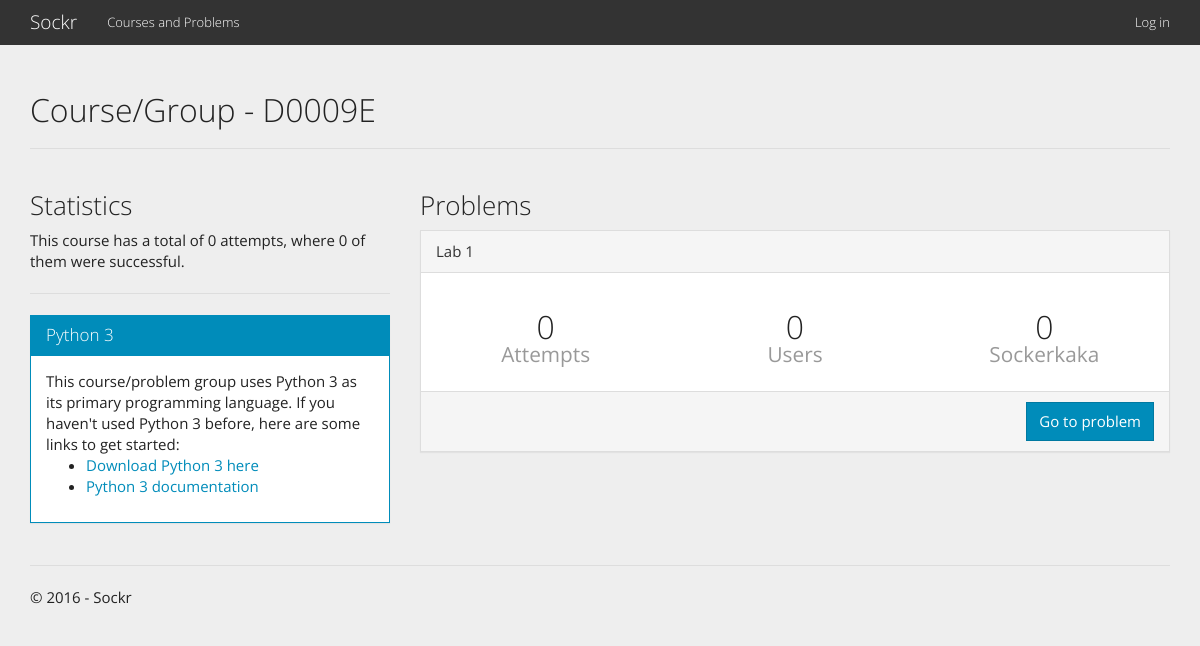
The app's page /course/1/ with its own data.
### app/models.py (models this page shows, shortened)
class ProblemGroup(models.Model):
    name = models.CharField(max_length=64, help_text='Name of course or generic problem group')
    language = models.ForeignKey(ProgrammingLanguage, help_text='The Programming Language being used for this test group')

class ProgrammingLanguage(models.Model):
    name = models.CharField(max_length=64, help_text='The common name for the programming language (can be including version')
    docs = models.CharField(max_length=256, help_text='A link to the documentation for the language')
    ace_name = models.CharField(max_length=256, help_text='The name used in the ACE editor to provide syntax highlighting', default = 'python')
    download_link = models.CharField(max_length=256, help_text='A link to download tools for the language.')

class Problem(models.Model):
    name = models.CharField(max_length=256, help_text='Name for the Problem/Lab')
    description = models.TextField(help_text='Supports Markdown/HTML')
    show_output = models.BooleanField(default = True, help_text='Decides if test output should be show in a submission.')
    group = models.ForeignKey(ProblemGroup, related_name="problems", verbose_name="Course/Problem Group")
    test_key = models.CharField("Test suite name", max_length=64, help_text='The name of the test on the test server that this problem will use')

### app/views.py (the view)
class CourseView(TemplateView):
    template_name = "app/course.html"
    def get(self, request, *args, **kwargs):
        return render(request, self.template_name, {
            'group': ProblemGroup.objects.get(id=kwargs['group'])
        })

### app/templates/app/course.html (shortened to what this page needs)
﻿{% extends "app/layout.html" %}
{% block content %}
<h2>Course/Group - {{ group.name }}</h2>
<hr/>
<div class="row">
    <div class="col-sm-4">
        <h3>Statistics</h3>
        <p>
            This course has a total of 0 attempts, where 0 of them were successful.
        </p>
        <hr/>
        <div class="panel panel-primary">
            <div class="panel-heading">
                <h3 class="panel-title">{{ group.language.name }}</h3>
            </div>
            <div class="panel-body">
                This course/problem group uses {{ group.language.name }} as its primary programming language. If you haven't used {{ group.language.name }} before, here are some links to get started:<br/>
                <ul>
                    <li><a href="{{group.language.download_link}}">Download {{ group.language.name}} here</a></li>
                    <li><a href="{{group.language.docs}}">{{ group.language.name}} documentation</a></li>
                </ul>
            </div>
        </div>
    </div>
    <div class="col-sm-8">
        <h3>Problems</h3>
        {% for problem in group.problems.all %}
            <div class="panel panel-default">
                <div class="panel-heading">
                    {{ problem.name }}
                </div>
                <div class="panel-body">
                    <div class="row">
                        <div class="col-xs-4">
                            <h2 class="text-center">0<br/><small>Attempts</small></h2>
                        </div>
                        <div class="col-xs-4">
                            <h2 class="text-center">0<br/><small>Users</small></h2>
                        </div>
                        <div class="col-xs-4">
                            <h2 class="text-center">0<br/><small>Sockerkaka</small></h2>
                        </div>
                    </div>
                </div>
                <div class="panel-footer text-right">
                    <a href="{% url 'problem' problem.id %}" class="btn btn-primary">Go to problem</a>
                </div>
            </div>
        {% endfor %}
    </div>
</div>
{% endblock %}

### records on screen
ProblemGroup: name "D0009E", language.name "Python 3"
Problem: name "Lab 1"
